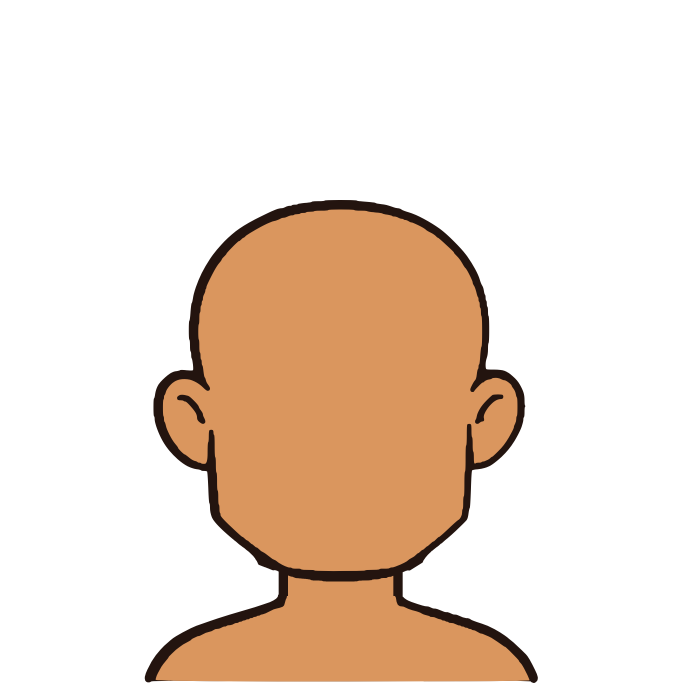
#> input picture assets/hair_png/TEMPLATE_base_head.png, 2048 x 2048 px (shown at 1/3 size)
$ python -i trace_hair_png.py   (imports and definitions only)
#> lines starting #> are read from the running program, lines starting #| are printed output that depends on the picture; after the words box and inside, x2 and y2 are one past the last pixel; in counts of white or black regions, pixels touching at a corner belong together
#!/usr/bin/env python3
"""
Turns hairstyles drawn as PNG pictures into the game's hair SVGs, cleanly.

    npm run trace-hair          (or: python scripts/trace_hair_png.py [style names], then python scripts/fit_hair.py)

Needs numpy, scipy, scikit-image and Pillow (pip install -r scripts/requirements.txt).

Draw each hairstyle over assets/hair_png/TEMPLATE_base_head.png (the base head, at 2048 x 2048), hide the head, and
save the hair alone on a transparent background as assets/hair_png/<style>.png (see assets/hair_png/README.md).
Hair that goes BEHIND the head and neck (the back of long hair) can be drawn in a second picture,
<style>_back.png, on the same frame; the game draws it behind the head.

A general auto-tracer guesses at shapes from the pixels, which is what ruins hair: shading turns into blotches,
strands into specks, outlines wobble, and the colors split into dozens of shades the game cannot dye. This one
knows what hair in this game is made of, and rebuilds it from those parts instead:

  outline     the outer edge of everything drawn, redrawn as ONE clean #23140f band 6 units wide (the head's own
              outline), from a smoothed distance field of the silhouette, so it is even all the way round.
  main color  the hair's main tone (the middle one of shadow, main and highlight), which becomes exactly #8f4b29:
              the color the game dyes.
  shadows     shapes clearly darker than the main color, and highlights clearly lighter, each as one shade of the
              main color (so they dye with it); thin slivers along edges (anti-aliasing) are dropped.
  ink lines   dark strand lines drawn inside the hair: near-black ones in the outline color, dark brown ones as a
              shade of the main color (so they dye).
  wisps       anything thinner than the outline (a flyaway strand) is kept as ink, so nothing drawn is lost.

Front and back: hair next to the jaw and neck (below the ear lobes, above the shoulders) goes behind the head
(hair_back), so a wider jaw draws over it and a narrower one shows hair beside it, never a gap; everything else, the
ears' cover and lengths over the shoulders included, stays in front (a hidden fill behind the jaw and neck, out of sight on the template
head, sees to that). The outline is an even filled band, so cutting the hair in two leaves no line along the cut.

Every edge is a smooth curve (Catmull-Rom through a simplified contour, turned into Bezier curves), with sharp points
kept sharp, as on the tips of locks. Specks smaller than a few units are dropped.

Which hair is in front and which behind depends on each head's own jaw, ears and shoulders, so it is worked out on
every head: the head's outline is mapped back onto the base head (the inverse of the fitting warp), its ear lobes and
shoulders measured from it, and a version of the style written for it.

Writes assets/hair_raw/<style>.svg (marked data-from-png="1"; the base head's version) and
assets/hair_raw/heads/<style>/<head>.svg (each other head's), which `npm run fit-hair` then fits to each head, and
scripts/debug_hair_png.html: each picture next to its SVG, on the base head, to check by eye that nothing was lost.
A style whose SVG is newer than its PNG is skipped unless named on the command line.
"""
import json, os, sys, math

sys.path.insert(0, os.path.dirname(os.path.abspath(__file__)))
try:
    import numpy as np
    from PIL import Image
    from scipy import ndimage as ndi
    from skimage import measure
    import extract_landmarks as EL  # noqa: E402  (head outlines)
    import fit_hair as FH  # noqa: E402  (heads, landmarks and the warp between them)
except ImportError as err:
    sys.exit(f'{err}\nInstall the pipeline\'s Python packages first:  pip install -r scripts/requirements.txt')

HERE = os.path.dirname(os.path.abspath(__file__))
ROOT = os.path.dirname(HERE)
PNG_DIR = os.path.join(ROOT, 'assets', 'hair_png')
RAW = os.path.join(ROOT, 'assets', 'hair_raw')
DEBUG_HTML = os.path.join(HERE, 'debug_hair_png.html')
TEMPLATE = os.path.join(PNG_DIR, 'TEMPLATE_base_head.png')
LANDMARKS = os.path.join(ROOT, 'assets', 'landmarks.json')
BASE_EAR_Y = 0.0     # where the ears join the head the style was drawn on, and their x: set by drawn_on()
EAR_X = (0.0, 0.0)
EAR_PAD = 7          # hair over an ear reaches this far past it, so no edge of the ear peeks out
GAP_REACH = 48       # the fill behind the jaw and neck reaches this far from hair drawn beside them
SIDES_ABOVE_EAR = 14  # data-sides="behind": from this far above the tops of the ears down
EDGE_START = 4       # that outline starts this far below the top of the shoulders, clear of the neck's own line
NECK_PAD = 0         # the neck band reaches this far past the neck's outline
LOCK_MAX_Y = 400     # ... and on the face (down to about the mouth): hair over the neck always goes behind it
MIN_LOCK = 150       # a piece of hair over the face below the ears must be this big (square units) to stay in front
SNAP_HEADS = {'cherubic'}  # faces whose side hair moves out to their own rounder cheeks (widen_shift)
WIDER_MIN = 10       # a cheek or jaw this much wider (units) than the drawn-on head's has the hair fall in front of it
FACE_MARGIN = 12     # below the ears, hair stays in front of the face only this far inside the head's outline

SIZE = 2048                 # pictures are worked on at this size: 4 pixels to one unit of the 512 frame
PX = SIZE / 512
MAIN = (0x8f, 0x4b, 0x29)   # the color the game dyes
OUTLINE = '#23140f'
OUTLINE_W = 6
MIN_AREA = 6                # specks smaller than this (square units) are dropped
MIN_INK = 5          # ink fragments (strand lines) smaller than this are dropped
MIN_SHADE_AREA = 14         # shadow and highlight shapes smaller than this too
DISK = lambda r: np.add.outer(np.arange(-r, r + 1) ** 2, np.arange(-r, r + 1) ** 2) <= r * r
DISK3, DISK5 = DISK(3), DISK(5)
CORNER_DEG = 58             # a turn sharper than this stays a point (lock tips)


def hexc(rgb):
    return '#' + ''.join(f'{max(0, min(255, round(v))):02x}' for v in rgb)


def lum(rgb):
    return rgb[..., 0] * 0.299 + rgb[..., 1] * 0.587 + rgb[..., 2] * 0.114


# ---------- Reading a picture ----------


def load(path):
    """RGB (float) and the drawn mask at SIZE x SIZE. A picture with no transparency has its flat background removed."""
    im = Image.open(path).convert('RGBA')
#> im is the input picture: PIL image 2048x2048 RGBA; mean R, G, B, A 238.7, 221.3, 207.3, 255
    if im.width != im.height:
        print(f'  warning: {os.path.basename(path)} is not square ({im.width} x {im.height}): it is stretched to fit the frame')
    if im.width != SIZE or im.height != SIZE:
        im = im.resize((SIZE, SIZE), Image.LANCZOS)
    a = np.asarray(im).astype(float)
    rgb, alpha = a[..., :3], a[..., 3]
#> alpha: shape (2048, 2048) float64; every value is 255
    if alpha.min() > 250:  # no transparency: the background is the flat color touching the edges
        corners = np.array([rgb[0, 0], rgb[0, -1], rgb[-1, 0], rgb[-1, -1]])
#> corners = [[255, 255, 255], [255, 255, 255], [255, 255, 255], [255, 255, 255]]
        bg = np.median(corners, axis=0)
#> bg = [255, 255, 255]
        near = np.linalg.norm(rgb - bg, axis=-1) < 38
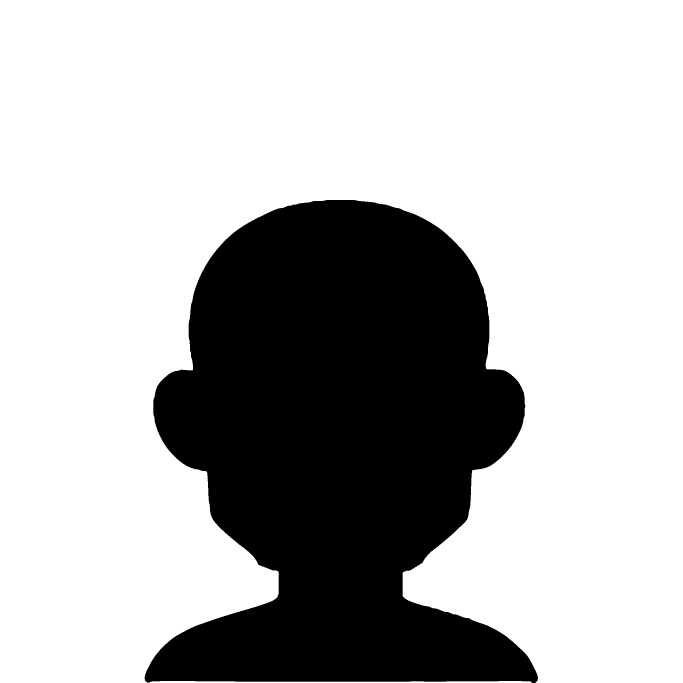
#> near: shape (2048, 2048) bool (shown at 1/3 size); 71.9% white; 1 black region, box (x1, y1, x2, y2) and area: (434, 600, 1614, 2048) 1179214
        lab, _ = ndi.label(near)
        edge = set(np.unique(np.concatenate([lab[0], lab[-1], lab[:, 0], lab[:, -1]]))) - {0}
#> edge = 1 item
        alpha = np.where(np.isin(lab, list(edge)), 0, 255).astype(float)
        print(f'  note: {os.path.basename(path)} has no transparent background; the background color {hexc(bg)} was removed')
#|   note: TEMPLATE_base_head.png has no transparent background; the background color #ffffff was removed
    mask = alpha > 127
    skin = np.linalg.norm(rgb - np.array([0xda, 0x96, 0x5e]), axis=-1) < 22
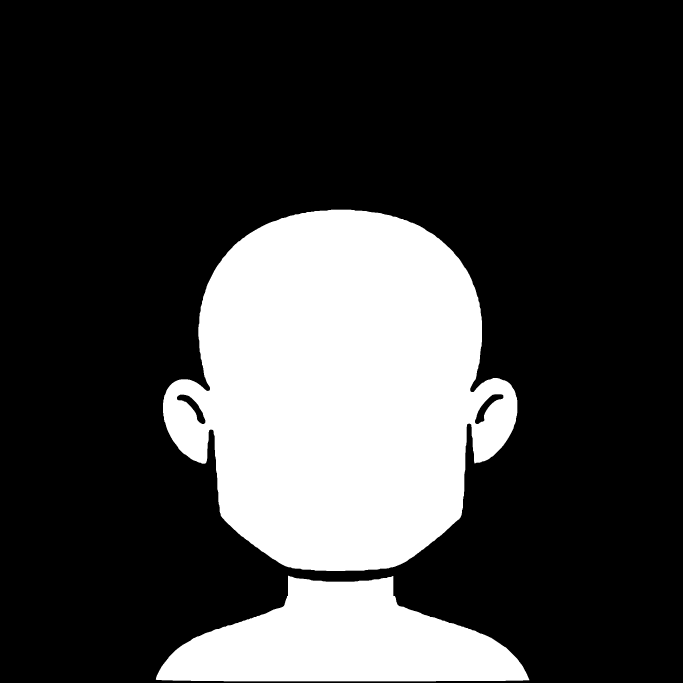
#> skin: shape (2048, 2048) bool (shown at 1/3 size); 24.8% white; 2 white regions, box (x1, y1, x2, y2) and area: (489, 629, 1552, 1713) 818977, (467, 1727, 1588, 2044) 219374
    if (skin & mask).sum() > 0.04 * max(1, mask.sum()):
        print(f'  warning: {os.path.basename(path)} seems to include the template head (skin color): hide the head before saving')
    return rgb, mask


def clean(mask, min_units):
    """Drops specks and pinholes smaller than min_units square units."""
#> called with min_units = 6
    px = min_units * PX * PX
    for value in (True, False):  # specks of hair, then pinholes in it
        sel = mask if value else ~mask
        lab, n = ndi.label(sel)
        if n:
            small = np.bincount(lab.ravel()) < px
            small[0] = False
            mask = np.where(small[lab], not value, mask)
#> this loop made 2 passes
#> n on passes 1 to 2: 1, 1
    return mask


# ---------- Curves ----------


# [14 lines left out: function contours, not called in this run]


def polygon_area(p):
    x, y = p[:, 0], p[:, 1]
    return 0.5 * (np.dot(x, np.roll(y, -1)) - np.dot(y, np.roll(x, -1)))


# [19 lines left out: function smooth_d, not called in this run]


def path_d(field, level):
    return ' '.join(smooth_d(c) for c in contours(field, level))


def soft(mask, sigma=2.0):
    return ndi.gaussian_filter(mask.astype(float), sigma)


# ---------- One picture -> paths ----------


def trace(path):
    rgb, mask = load(path)
    mask = clean(mask, MIN_AREA)
    if not mask.any():
        print(f'  warning: nothing drawn in {os.path.basename(path)}')
        return [], mask, {}
    smooth_rgb = ndi.median_filter(rgb, size=(5, 5, 1))
    L = lum(smooth_rgb)
#> in lum, `return rgb[..., 0] * 0.299 + rgb[..., 1] * 0.587 + rgb[..., 2] * 0.114`:
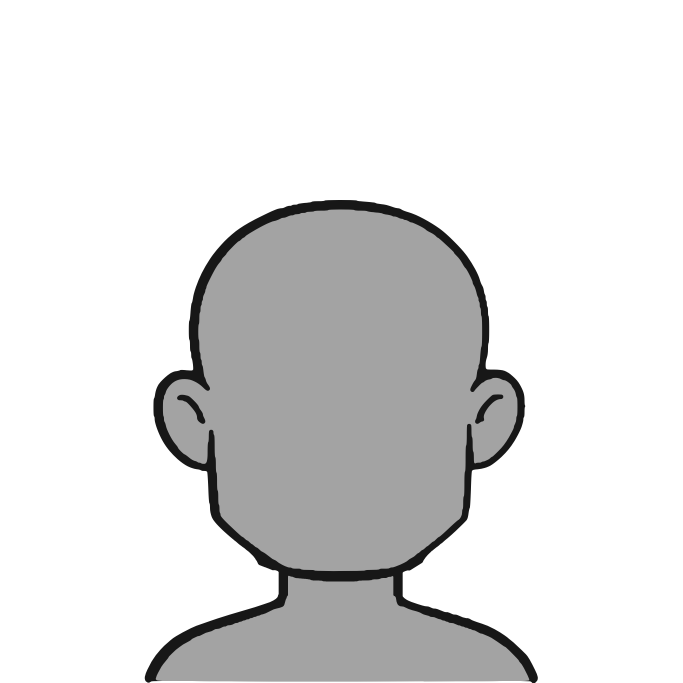
#> returned value: shape (2048, 2048) float64 (shown at 1/3 size); min 23.91, max 255, mean 224.9

    # Main color: hair is usually drawn in two or three tones (shadow, main, highlight), and the shadow can cover more
    # of it than the main tone does. So the tones are found as the peaks of the brightness histogram, and the main
    # color is the middle one of three (or the bigger of two, or the only one).
    lums = L[mask]
    cand = lums > 55
    if not cand.any():
        print('  warning: the hair is almost black: draw it in a medium color (the game dyes it), with a near-black outline')
        cand = np.ones_like(lums, bool)
    hist = ndi.gaussian_filter1d(np.bincount(np.clip(lums[cand], 0, 255).astype(int), minlength=256).astype(float), 3)
#> hist = 256 values, max 138094.7 at index 163, min 0 at index 0, mean 4088.2
    peaks = [i for i in range(1, 255) if hist[i] >= hist[i - 1] and hist[i] > hist[i + 1]]
#> peaks = [60, 74, 93, 104, 117, 163, 182, 206, 223, 227]
    total = hist.sum()
#> total = 1046590
    tones = []
    for i in peaks:  # each peak's share: the pixels within 12 levels of it
        share = hist[max(0, i - 12):i + 13].sum() / total
        if share >= 0.1 and all(abs(i - j) > 18 for j, _ in tones):
            tones.append((i, share))
#> this loop made 10 passes
#> (i, share) on passes 1 to 10: (60, 0.00097), (74, 0.00134), (93, 0.0014), (104, 0.00135), (117, 0.00134), (163, 0.993), (182, 0.0152), (206, 0.000593), (223, 0.000552), (227, 0.000468)
#> after the loop, tones = [(163, 0.993)]
    tones.sort()
    pick = tones[len(tones) // 2][0] if len(tones) % 2 else max(tones, key=lambda t: t[1])[0] if tones else int(np.median(lums[cand]))
#> pick = 163
    near = cand & (np.abs(lums - pick) <= 10)
    main_rgb = smooth_rgb[mask][near].mean(axis=0)
#> main_rgb = [218, 150, 94.03]
    main_l = float(lum(main_rgb[None])[0])
#> main_l = 163.9

    # Ink: dark enough, and joined to some truly dark ink (hysteresis), so a deep shadow tone that is nearly as dark as
    # the lines does not break up into specks of ink.
    # Measured on a slightly smoothed brightness, and thinner bits than a drawn line (grain) dropped first.
    Ls = ndi.gaussian_filter(L, 1.5)
    weak = ndi.binary_opening(mask & (Ls < min(70, main_l * 0.55)), structure=DISK(2))
#> weak: shape (2048, 2048) bool; 3% white; 3 white regions, box (x1, y1, x2, y2) and area: (436, 601, 1612, 2048) 121659, (1426, 1184, 1509, 1271) 1984, (532, 1185, 615, 1271) 1940
    lab, n = ndi.label(weak)
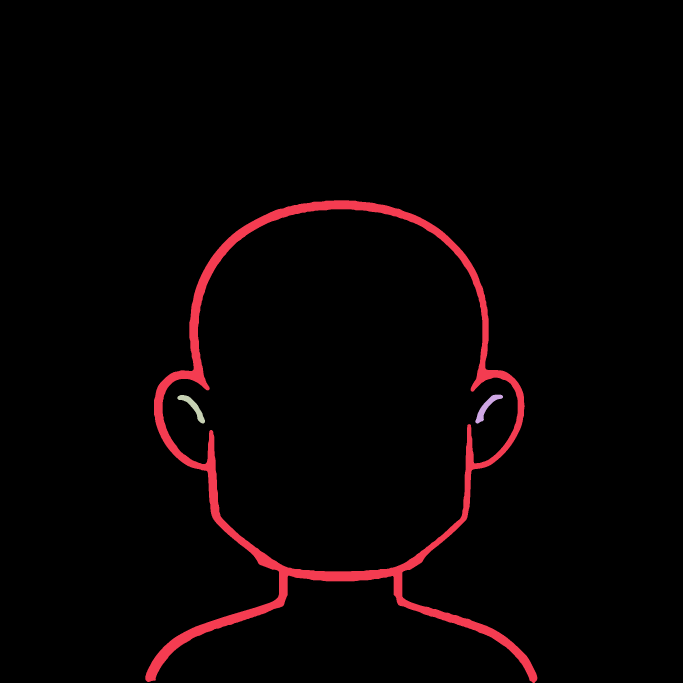
#> lab: shape (2048, 2048) int32 (shown at 1/3 size); 4 distinct labels, from 0 to 3; one colour per label, 0 black
#> n = 3
    if n:
        strong = np.zeros(n + 1, bool)
#> strong = [False, False, False, False]
        strong[np.unique(lab[weak & (Ls < min(45, main_l * 0.38))])] = True
        strong[0] = False
        weak = strong[lab]
    ink = weak
    sdf = ndi.distance_transform_edt(mask) - ndi.distance_transform_edt(~mask)  # inside > 0, in pixels
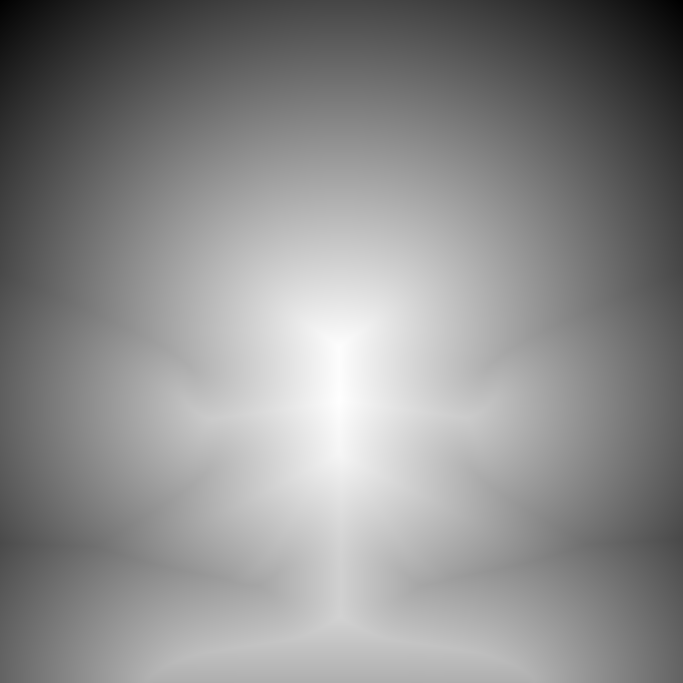
#> sdf: shape (2048, 2048) float64 (shown at 1/3 size); min -996.4, max 449.7, mean -205.6; drawn with min black and max white
    sdf = ndi.gaussian_filter(sdf, 1.5)
    ow = OUTLINE_W * PX
    as_field = lambda m, sigma=2.0: (soft(m, sigma) - 0.5) * 8  # a mask as a field: > 0 inside, roughly in pixels

    # Each part of the hair as a field (> 0 inside) and its color; the outline is an even band 6 units wide just
    # inside the silhouette, drawn last, as a filled shape (so the hair can be cut in two with no outline along the cut).
    parts = [('main', sdf, hexc(MAIN))]
    inner = sdf > ow * 0.85
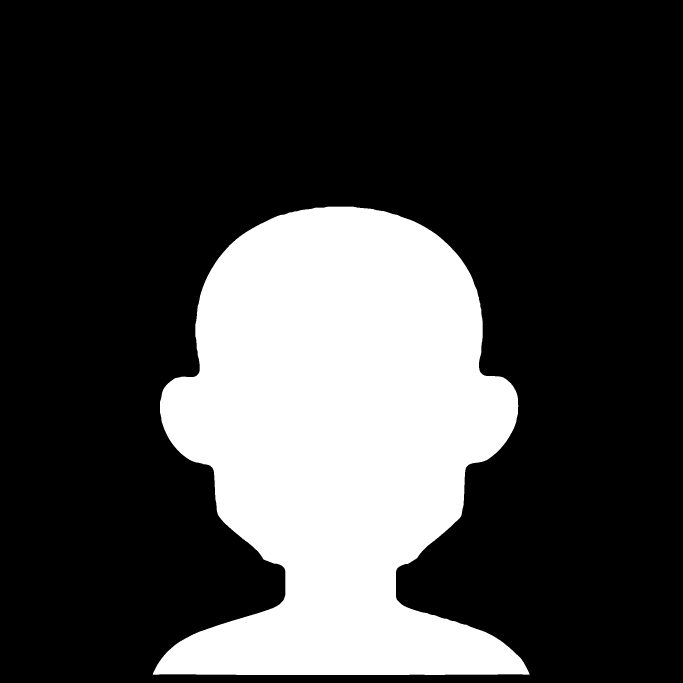
#> inner: shape (2048, 2048) bool (shown at 1/3 size); 25.4% white; 1 white region, box (x1, y1, x2, y2) and area: (458, 620, 1589, 2025) 1066960
    # Tones are told apart on a smoothed brightness, so grain or texture in the picture does not flicker across the
    # line between two tones and leave specks.
    ratio = ndi.gaussian_filter(L, 3) / max(1, main_l)
    stats = {}
    for name, sel in (('shadow', (ratio < 0.8) & ~ink), ('highlight', ratio > 1.16)):
        m = ndi.binary_closing(ndi.binary_opening(sel & inner, structure=DISK5), structure=DISK3)
        m = clean(m, MIN_SHADE_AREA)
        if m.any():
            r = float(np.median(ratio[m]))
            parts.append((name, as_field(m), hexc(np.array(MAIN) * min(r, 2.2))))  # same hue as the main color, so it dyes
            stats[name] = int(m.sum() / PX / PX)
#> this loop made 2 passes
#> (name, px in clean) on passes 1 to 2: ('shadow', 224), ('highlight', 224)
#> after the loop, parts = 1 item; stats = 0 items
    # Ink drawn inside the hair (strand lines), and wisps too thin for the outline band to hold.
    lines = clean(ink & (sdf > ow * 0.9), MIN_INK)
    wisps = clean(mask & (sdf < ow * 0.5) & ~ndi.binary_dilation(sdf > ow * 0.5, iterations=int(ow * 0.6)), 2)
#> the loop in clean (call 5), `for value in (True, False):` made 2 passes
#> n on pass 1: 377
#> pass 1, in clean (call 5), `mask = np.where(small[lab], not value, mask)`:
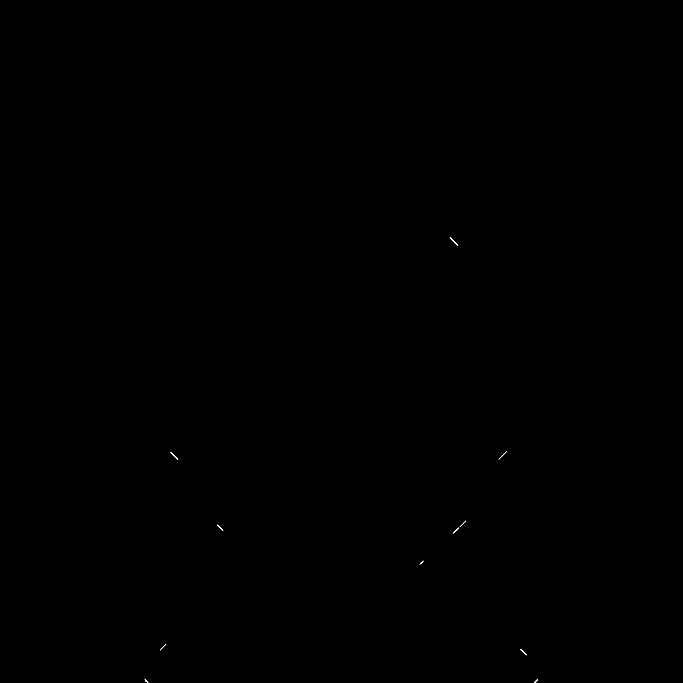
#> mask: shape (2048, 2048) bool (shown at 1/3 size); 0.01% white in thin lines or dots, all inside (x1, y1, x2, y2) = (434, 712, 1613, 2048)
    extra = lines | wisps
#> extra: shape (2048, 2048) bool; 0.94% white; 20 white regions, largest, box (x1, y1, x2, y2) and area: (460, 1607, 1266, 2023) 15389, (481, 621, 1402, 1384) 10435, (616, 1290, 719, 1606) 3218
    if extra.any():
        # Near-black lines stay the outline color; dark brown ones become a shade of the main color, so they dye.
        r = float(np.median(L[extra])) / max(1, main_l)
#> r = 0.146
        parts.append(('ink', as_field(extra, 1.2), OUTLINE if np.median(L[extra]) < 35 else hexc(np.array(MAIN) * r)))
        stats['ink'] = int(extra.sum() / PX / PX)
    parts.append(('outline', np.minimum(sdf, ow - sdf), OUTLINE))
    stats['main'] = hexc(main_rgb)
    return parts, mask, stats


# [28 lines left out: functions emit, head_in_base, not called in this run]


_BASE_INSIDE = []


# [8 lines left out: function drawn_on, not called in this run]


def base_inside():
    """Distance inside the head the style was drawn on, in pixels."""
    return _BASE_INSIDE[0]


# [320 lines left out: functions regions, hair_svg, jaw_shift, widen_shift, squeeze, cover_crown and 3 more, not called in this run]


# [2 lines not run here, left out]

>>> result = trace('../assets/hair_png/TEMPLATE_base_head.png')
